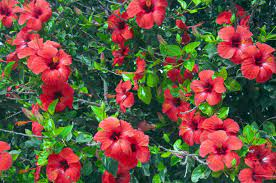
#> input picture input/index4.jpeg, 276 x 183 px
$ python main.py
#> lines starting #> are read from the running program, lines starting #| are printed output that depends on the picture; after the words box and inside, x2 and y2 are one past the last pixel; in counts of white or black regions, pixels touching at a corner belong together
# Import libraries
import cv2
import numpy as np
import matplotlib.pyplot as plt


# Define colour code
color_dict_HSV = {'black': [[180, 255, 30], [0, 0, 0]],
              'white': [[180, 18, 255], [0, 0, 231]],
              'red1': [[180, 255, 255], [159, 50, 70]],
              'red2': [[9, 255, 255], [0, 50, 70]],
              'green': [[89, 255, 255], [36, 50, 70]],
              'blue': [[128, 255, 255], [90, 50, 70]],
              'yellow': [[35, 255, 255], [25, 50, 70]],
              'purple': [[158, 255, 255], [129, 50, 70]],
              'orange': [[24, 255, 255], [10, 50, 70]],
              'gray': [[180, 18, 230], [0, 0, 40]]}

# Read the image
bgr = cv2.imread('input/index4.jpeg')
#> bgr is the input picture: shape (183, 276, 3); mean B, G, R 63.9, 83.7, 107.3

# Convert it to HSV
hsv = cv2.cvtColor(bgr, cv2.COLOR_BGR2HSV)
#> hsv: shape (183, 276, 3); mean H, S, V 92, 157.3, 133.4

# Set the range for a color
lower = np.array(color_dict_HSV['red1'][1])
upper = np.array(color_dict_HSV['red1'][0])

# Threshold the HSV to get particular colour only
mask = cv2.inRange(hsv, lower, upper)
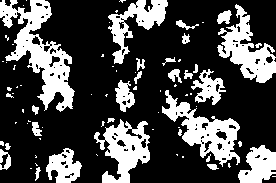
#> mask: shape (183, 276); 28.4% white; 77 white regions (48 under 20 px)

# Bitwise AND mask on original image
thresh_frame = cv2.bitwise_and(bgr, bgr, mask=mask)
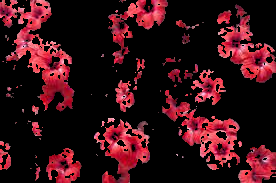
#> thresh_frame: shape (183, 276, 3); mean B, G, R 21.9, 15.9, 55.4

# Converting to gray scale to apply findContours function
thresh_frame_gray = cv2.cvtColor(thresh_frame, cv2.COLOR_BGR2GRAY)
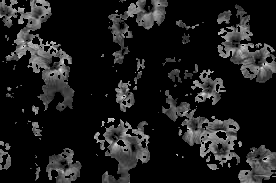
#> thresh_frame_gray: shape (183, 276); min 0, max 220, mean 28.4

# Find max contour on masked image
# Finding contour of moving object
cnts,_ = cv2.findContours(thresh_frame_gray.copy(),
                    cv2.RETR_EXTERNAL, cv2.CHAIN_APPROX_SIMPLE)
#> cnts = 77 contours, 55 with area under 20; largest, box (x1, y1, x2, y2) and area: (0, 0, 75, 112) 3120, (162, 90, 240, 167) 2113, (217, 4, 276, 83) 1819, (94, 119, 150, 183) 1800, (108, 0, 168, 64) 1272

rgb = cv2.cvtColor(bgr, cv2.COLOR_BGR2RGB)

for contour in cnts:
    if cv2.contourArea(contour) > 50:  # Set the pixels size threshold here
        (x, y, w, h) = cv2.boundingRect(contour)
        # making green rectangle around the moving object
        cv2.rectangle(rgb, (x, y), (x + w, y + h), (255, 0, 0), 3)
#> this loop made 77 passes
#> (x, y, w, h) on passes 12, 13, 14, 24, 28, 40, 47, 52, 53, 69, 70, 73: (0, 149, 11, 21), (46, 148, 36, 35), (238, 145, 38, 38), (32, 122, 10, 14), (94, 119, 56, 64), (162, 90, 78, 77), (115, 80, 20, 32), (191, 69, 35, 36), (168, 69, 14, 14), (176, 20, 23, 10), (217, 10, 15, 14), (217, 4, 59, 79)
#> contour on passes 1, 2, 6, 7, 10, 11: [[272, 176], [275, 176]], [[30, 168], [31, 168]], [[35, 163], [36, 164], [36, 165], [37, 165]], [[182, 156], [182, 157], [183, 157], [183, 156]], [[176, 154], [177, 155], [177, 154]], [[96, 154], [97, 155]]
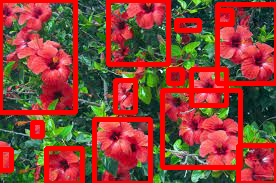
#> rgb: shape (183, 276, 3); mean R, G, B 139, 67.3, 52.5

# Plotting the results
f, axarr = plt.subplots(2,3)

axarr[0,0].imshow(bgr)
axarr[0,0].set_title('Original Image_in_RGB')
axarr[0,1].imshow(hsv)
axarr[0,1].set_title('HSV')
axarr[0,2].imshow(mask)
axarr[0,2].set_title('Mask_Color')
axarr[1,0].imshow(thresh_frame)
axarr[1,0].set_title('Bitwise_Threshold_Image')
axarr[1,1].imshow(thresh_frame_gray)
axarr[1,1].set_title('Threshold_Image_Gray')
axarr[1,2].imshow(rgb)
axarr[1,2].set_title('Final_Output')


# plt.imshow(rgb)
plt.show()
#> figure, not shown here; B, G, R data is drawn as R, G, B
# cv2.imwrite('output_index1.jpeg',bgr)


'''
########### How to find HSV value for color #############
green = np.uint8([[[0,255,0 ]]])
hsv_green = cv2.cvtColor(green,cv2.COLOR_BGR2HSV)

print( hsv_green )
[[[ 60 255 255]]]

lower : [H-10, 100, 100]
upper : [H+10, 255, 255]
'''

$ run again, with input/index1.jpeg copied over input/index4.jpeg
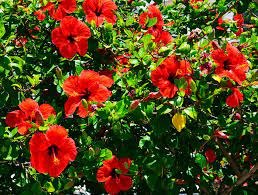
#> input picture input/index1.jpeg, 258 x 195 px
#> bgr is the input picture: shape (195, 258, 3); mean B, G, R 27.9, 70, 90.1
#> hsv: shape (195, 258, 3); mean H, S, V 46.3, 204.3, 111.2
#> `mask = cv2.inRange(hsv, lower, upper)`:
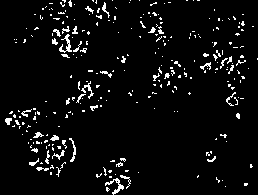
#> mask: shape (195, 258); 5% white in thin lines or dots
#> cnts = 276 contours, 266 with area under 20; largest, box (x1, y1, x2, y2) and area: (105, 178, 124, 195) 62, (59, 34, 72, 53) 54, (81, 81, 94, 99) 32, (69, 138, 76, 162) 31, (5, 118, 12, 125) 24
#> the loop `for contour in cnts:` made 276 passes
#> (x, y, w, h) on passes 5, 197: (105, 178, 19, 17), (59, 34, 13, 19)
#> after the loop `for contour in cnts:`:
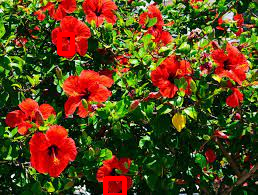
#> rgb: shape (195, 258, 3); mean R, G, B 91.4, 69.8, 27.8

$ run again, with input/index2.jpeg copied over input/index4.jpeg
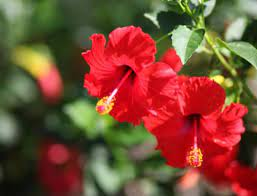
#> input picture input/index2.jpeg, 257 x 196 px
#> bgr is the input picture: shape (196, 257, 3); mean B, G, R 51.5, 74.4, 122.3
#> hsv: shape (196, 257, 3); mean H, S, V 73.6, 152.1, 132.9
#> `mask = cv2.inRange(hsv, lower, upper)`:
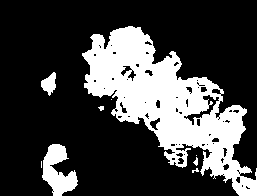
#> mask: shape (196, 257); 26.3% white; 9 white regions (4 under 20 px)
#> cnts = 9 contours, 6 with area under 20; largest, box (x1, y1, x2, y2) and area: (82, 26, 257, 196) 12338, (42, 144, 78, 196) 959, (41, 72, 56, 96) 188
#> the loop `for contour in cnts:` made 9 passes
#> (x, y, w, h) on passes 5, 8, 9: (42, 144, 36, 52), (41, 72, 15, 24), (82, 26, 175, 170)
#> after the loop `for contour in cnts:`:
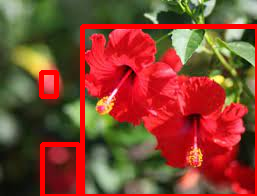
#> rgb: shape (196, 257, 3); mean R, G, B 133.1, 69.2, 47.7
